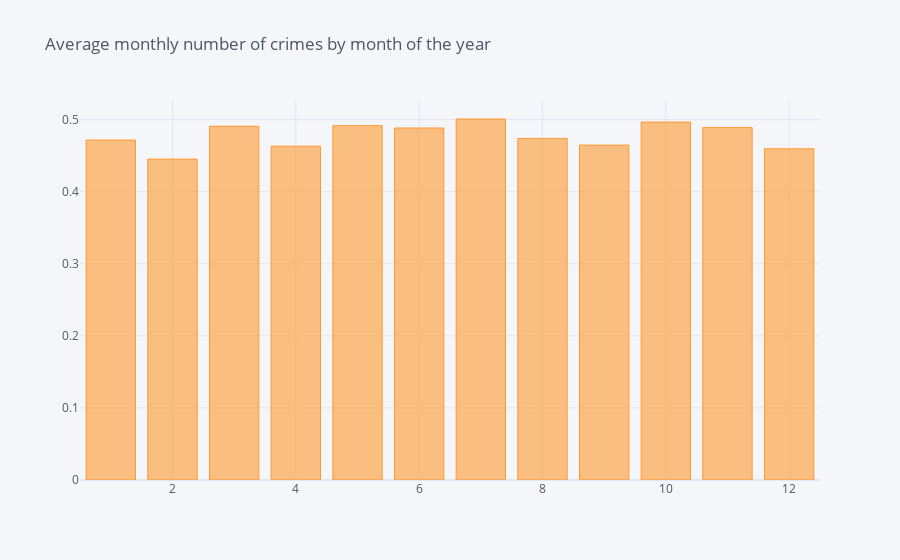

Source (notebook cell):
### Code cell
df.groupby('month').mean()[['value']].sort_values('value').iplot(kind='bar', title="Average monthly number of crimes by month of the year")

### Figure 1 — Plotly figure (JSON) as saved in the notebook; plotly's stock layout.template omitted (floating-point values rounded to 4 significant figures)
{"data": [{"marker": {"color": "rgba(255, 153, 51, 0.6)", "line": {"color": "rgba(255, 153, 51, 1.0)", "width": 1}}, "name": "value", "orientation": "v", "text": "", "type": "bar", "x": [2, 12, 4, 9, 1, 8, 6, 11, 3, 5, 10, 7], "y": [0.4452, 0.4595, 0.4631, 0.4647, 0.4717, 0.4739, 0.4884, 0.4889, 0.4908, 0.4916, 0.4966, 0.5009]}], "layout": {"legend": {"bgcolor": "#F5F6F9", "font": {"color": "#4D5663"}}, "paper_bgcolor": "#F5F6F9", "plot_bgcolor": "#F5F6F9", "title": {"font": {"color": "#4D5663"}, "text": "Average monthly number of crimes by month of the year"}, "xaxis": {"gridcolor": "#E1E5ED", "showgrid": true, "tickfont": {"color": "#4D5663"}, "title": {"font": {"color": "#4D5663"}, "text": ""}, "zerolinecolor": "#E1E5ED"}, "yaxis": {"gridcolor": "#E1E5ED", "showgrid": true, "tickfont": {"color": "#4D5663"}, "title": {"font": {"color": "#4D5663"}, "text": ""}, "zerolinecolor": "#E1E5ED"}}}
